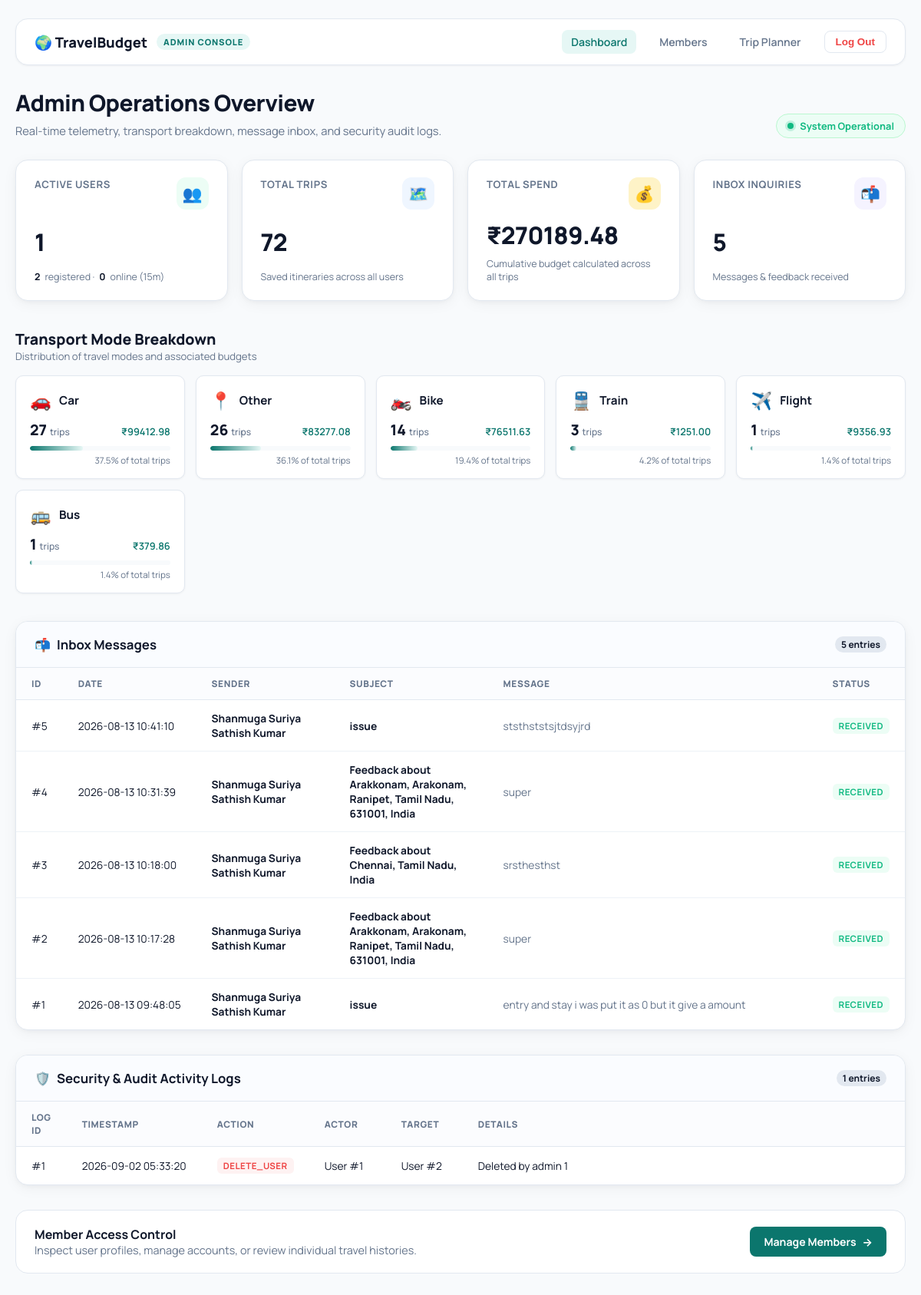
The page /admin/dashboard (signed in) on the database its author committed.
### tables this page shows
CREATE TABLE inbox_entries (
                id INTEGER PRIMARY KEY AUTOINCREMENT,
                user_id INTEGER,
                name TEXT,
                email TEXT,
                subject TEXT,
                message TEXT,
                created_at TEXT DEFAULT CURRENT_TIMESTAMP
            );

CREATE TABLE audit_logs (
            id INTEGER PRIMARY KEY AUTOINCREMENT,
            actor_user_id INTEGER,
            action TEXT,
            target_user_id INTEGER,
            details TEXT,
            created_at TEXT DEFAULT CURRENT_TIMESTAMP
        );

### app.py (the view)
@app.route('/admin/dashboard')
@login_required
@require_admin
def admin_dashboard():
    conn = get_db()
    try:
        total_users = conn.execute("SELECT COUNT(*) FROM users").fetchone()[0]
        active_users = conn.execute("SELECT COUNT(*) FROM users WHERE is_active=1").fetchone()[0]
        online_users = conn.execute("SELECT COUNT(*) FROM users WHERE last_seen > datetime('now','-15 minutes')").fetchone()[0]
    except Exception:
        total_users = active_users = online_users = 0
    try:
        total_trips = conn.execute("SELECT COUNT(*) FROM trips").fetchone()[0]
        total_spend_row = conn.execute("SELECT COALESCE(SUM(total_budget), 0) FROM trips").fetchone()[0]
        total_spend = round(float(total_spend_row), 2) if total_spend_row else 0.0
    except Exception:
        total_trips = 0
        total_spend = 0.0
    transport_breakdown = []
    try:
        rows = conn.execute("""
            SELECT COALESCE(NULLIF(transport_mode, ''), 'other') as mode,
                   COUNT(*) as count,
                   COALESCE(SUM(total_budget), 0) as spend
            FROM trips
            GROUP BY mode
            ORDER BY count DESC
        """).fetchall()
        grand_trips = sum(r["count"] for r in rows) or 1
        mode_icons = {
            "car": "🚗",
            "bike": "🏍️",
            "bus": "🚌",
            "train": "🚆",
            "flight": "✈️",
            "walk": "🚶",
            "other": "📍",
        }
        transport_breakdown = [
            {
                "mode": r["mode"],
                "label": r["mode"].capitalize(),
                "icon": mode_icons.get(r["mode"].lower(), "📍"),
                "count": r["count"],
                "spend": round(float(r["spend"]), 2),
                "percentage": round((r["count"] / grand_trips) * 100, 1),
            }
            for r in rows
        ]
    except Exception:
        transport_breakdown = []
    recent_audits = []
    try:
        rows = conn.execute("""
            SELECT id, actor_user_id, action, target_user_id, details, created_at
            FROM audit_logs
            ORDER BY id DESC
            LIMIT 15
        """).fetchall()
        recent_audits = [dict(r) for r in rows]
    except Exception:
        recent_audits = []
    feedback_count = 0
    inbox_entries = []
    try:
        feedback_count = conn.execute("SELECT COUNT(*) FROM inbox_entries").fetchone()[0]
        fb_rows = conn.execute("""
            SELECT id, user_id, name, email, subject, message, created_at
            FROM inbox_entries
            ORDER BY id DESC
            LIMIT 25
        """).fetchall()
        inbox_entries = [dict(r) for r in fb_rows]
    except Exception:
        feedback_count = 0
        inbox_entries = []
    conn.close()
    return render_template(
        'admin_dashboard.html',
        total_users=total_users,
        active_users=active_users,
        online_users=online_users,
        total_trips=total_trips,
        total_spend=total_spend,
        transport_breakdown=transport_breakdown,
        recent_audits=recent_audits,
        feedback_count=feedback_count,
        inbox_entries=inbox_entries,
    )

### app.py (called while the page is built)
def get_db():
    conn = sqlite3.connect("travel_budget.db")
    conn.row_factory = sqlite3.Row
    return conn

@app.before_request
def update_last_seen():
    user_id = session.get('user_id')
    if user_id:
        try:
            conn = get_db()
            conn.execute('UPDATE users SET last_seen = CURRENT_TIMESTAMP WHERE id = ?', (user_id,))
            conn.commit()
            conn.close()
        except Exception:
            pass

@app.context_processor
def inject_user():
    is_admin = False
    logged_in = 'user_id' in session
    user_name = session.get('user_name')
    if logged_in:
        try:
            conn = get_db()
            row = conn.execute('SELECT is_admin FROM users WHERE id=?', (session['user_id'],)).fetchone()
            conn.close()
            is_admin = False
            if row:
                try:
                    is_admin = bool(row['is_admin'])
                except Exception:
                    is_admin = False
        except Exception:
            is_admin = False
    return dict(is_admin=is_admin, logged_in=logged_in, user_name=user_name)

def login_required(view):
    @wraps(view)
    def wrapped_view(*args, **kwargs):
        if "user_id" not in session:
            return redirect(url_for("login", next=request.path))
        return view(*args, **kwargs)
    return wrapped_view

def require_admin(view):
    @wraps(view)
    def wrapped_admin(*args, **kwargs):
        if "user_id" not in session:
            return redirect(url_for("login", next=request.path))
        conn = get_db()
        user = conn.execute("SELECT is_admin FROM users WHERE id=?", (session["user_id"],)).fetchone()
        conn.close()
        is_admin = False
        if not user:
            return Response("Forbidden", status=403)
        try:
            is_admin = bool(user['is_admin'])
        except Exception:
            is_admin = False
        if not is_admin:
            return Response("Forbidden", status=403)
        return view(*args, **kwargs)
    return wrapped_admin

### templates/admin_dashboard.html (shortened to what this page needs)
<!doctype html>
<html lang="en">
<head>
  <link rel="stylesheet" href="{{ url_for('static', filename='style.css') }}">
  <link rel="stylesheet" href="{{ url_for('static', filename='admin.css') }}">
</head>
<body>
  <div class="admin-shell">
    <header class="admin-navbar">
      <div class="brand-wrap">
        <a href="/" class="brand-link">🌍 TravelBudget</a>
        <span class="admin-badge-pill">Admin Console</span>
      </div>
      <nav class="nav-links">
        <a href="/admin/dashboard" class="nav-link active">Dashboard</a>
        <a href="/admin/members" class="nav-link">Members</a>
        <a href="/planner" class="nav-link">Trip Planner</a>
        <form id="logout-form" action="/logout" method="post" style="display:inline; margin:0;">
          <button type="submit" class="logout-btn-nav">Log Out</button>
        </form>
      </nav>
    </header>
    <section class="admin-header">
      <div>
        <h1>Admin Operations Overview</h1>
        <p>Real-time telemetry, transport breakdown, message inbox, and security audit logs.</p>
      </div>
      <div class="status-pill">
        <span class="status-dot"></span>
        <span>System Operational</span>
      </div>
    </section>
    <section class="dashboard-section">
      <div class="kpi-grid">
        <div class="kpi-card">
          <div class="kpi-top">
            <p class="kpi-label">Active Users</p>
            <div class="kpi-icon" style="background:#ecfdf5; color:#10b981;">👥</div>
          </div>
          <div class="kpi-value">{{ active_users }}</div>
          <p class="kpi-meta"><strong>{{ total_users }}</strong> registered · <strong>{{ online_users }}</strong> online (15m)</p>
        </div>
        <div class="kpi-card">
          <div class="kpi-top">
            <p class="kpi-label">Total Trips</p>
            <div class="kpi-icon" style="background:#eff6ff; color:#3b82f6;">🗺️</div>
          </div>
          <div class="kpi-value">{{ total_trips }}</div>
          <p class="kpi-meta">Saved itineraries across all users</p>
        </div>
        <div class="kpi-card">
          <div class="kpi-top">
            <p class="kpi-label">Total Spend</p>
            <div class="kpi-icon" style="background:#fef3c7; color:#d97706;">💰</div>
          </div>
          <div class="kpi-value">₹{{ '%.2f'|format(total_spend) }}</div>
          <p class="kpi-meta">Cumulative budget calculated across all trips</p>
        </div>
        <div class="kpi-card">
          <div class="kpi-top">
            <p class="kpi-label">Inbox Inquiries</p>
            <div class="kpi-icon" style="background:#f5f3ff; color:#8b5cf6;">📬</div>
          </div>
          <div class="kpi-value">{{ feedback_count }}</div>
          <p class="kpi-meta">Messages & feedback received</p>
        </div>
      </div>
    </section>
    <section class="dashboard-section">
      <div class="section-head">
        <div>
          <h2>Transport Mode Breakdown</h2>
          <p>Distribution of travel modes and associated budgets</p>
        </div>
      </div>
      {% if transport_breakdown %}
      <div class="transport-grid">
        {% for item in transport_breakdown %}
        <div class="transport-card">
          <div class="transport-head">
            <span class="transport-icon">{{ item.icon }}</span>
            <span class="transport-title">{{ item.label }}</span>
          </div>
          <div class="transport-stats">
            <span class="transport-count">{{ item.count }} <small style="font-size:0.75rem; color:var(--text-muted); font-weight:500;">trips</small></span>
            <span class="transport-spend">₹{{ '%.2f'|format(item.spend) }}</span>
          </div>
          <div class="transport-bar-bg">
            <div class="transport-bar-fill" style="width: {{ item.percentage }}%;"></div>
          </div>
          <div class="transport-pct">{{ item.percentage }}% of total trips</div>
        </div>
        {% endfor %}
      </div>
      {% endif %}
    </section>
    <div class="tables-grid">
      <section class="dashboard-section" style="margin-bottom:0;">
        <div class="table-card">
          <div class="table-card-head">
            <h3><span>📬</span> Inbox Messages</h3>
            <span class="count-pill">{{ inbox_entries|length }} entries</span>
          </div>
          {% if inbox_entries %}
          <div class="table-responsive">
            <table class="modern-table">
              <thead>
                <tr>
                  <th style="width: 60px;">ID</th>
                  <th style="width: 150px;">Date</th>
                  <th style="width: 180px;">Sender</th>
                  <th style="width: 200px;">Subject</th>
                  <th>Message</th>
                  <th style="width: 90px;">Status</th>
                </tr>
              </thead>
              <tbody>
                {% for entry in inbox_entries %}
                <tr>
                  <td>#{{ entry.id }}</td>
                  <td class="date-text">{{ entry.created_at }}</td>
                  <td>
                    <strong>{{ entry.name or 'Anonymous User' }}</strong>
                  </td>
                  <td><strong>{{ entry.subject or 'Trip Feedback' }}</strong></td>
                  <td><div class="message-preview" title="{{ entry.message }}">{{ entry.message }}</div></td>
                  <td><span class="badge badge-success">Received</span></td>
                </tr>
                {% endfor %}
              </tbody>
            </table>
          </div>
          {% else %}
          <div class="empty-state">
            <div class="empty-state-icon">📭</div>
            <p>Your inbox is empty. No user feedback messages received yet.</p>
          </div>
          {% endif %}
        </div>
      </section>
      <section class="dashboard-section" style="margin-bottom:0;">
        <div class="table-card">
          <div class="table-card-head">
            <h3><span>🛡️</span> Security & Audit Activity Logs</h3>
            <span class="count-pill">{{ recent_audits|length }} entries</span>
          </div>
          {% if recent_audits %}
          <div class="table-responsive">
            <table class="modern-table">
              <thead>
                <tr>
                  <th style="width: 60px;">Log ID</th>
                  <th style="width: 160px;">Timestamp</th>
                  <th style="width: 140px;">Action</th>
                  <th style="width: 100px;">Actor</th>
                  <th style="width: 100px;">Target</th>
                  <th>Details</th>
                </tr>
              </thead>
              <tbody>
                {% for log in recent_audits %}
                <tr>
                  <td>#{{ log.id }}</td>
                  <td class="date-text">{{ log.created_at }}</td>
                  <td>
                    {% if 'delete' in (log.action|lower) %}
                    <span class="badge badge-danger">{{ log.action }}</span>
                    {% elif 'create' in (log.action|lower) %}
                    <span class="badge badge-success">{{ log.action }}</span>
                    {% else %}
                    <span class="badge badge-info">{{ log.action }}</span>
                    {% endif %}
                  </td>
                  <td>User #{{ log.actor_user_id }}</td>
                  <td>{% if log.target_user_id %}User #{{ log.target_user_id }}{% else %}—{% endif %}</td>
                  <td>{{ log.details }}</td>
                </tr>
                {% endfor %}
              </tbody>
            </table>
          </div>
          {% else %}
          <div class="empty-state">
            <div class="empty-state-icon">📋</div>
            <p>No recent administrative audit activity recorded.</p>
          </div>
          {% endif %}
        </div>
      </section>
    </div>
    <section class="actions-card">
      <div>
        <strong>Member Access Control</strong>
        <p>Inspect user profiles, manage accounts, or review individual travel histories.</p>
      </div>
      <a href="{{ url_for('admin_members') }}" class="btn-admin">
        <span>Manage Members</span>
        <span>→</span>
      </a>
    </section>
  </div>
</body>
</html>

### static/style.css (style rules this page uses)
* { margin: 0; padding: 0; box-sizing: border-box; }
body { font-family: 'Segoe UI', Tahoma, sans-serif; background: linear-gradient(135deg, #667eea, #764ba2); min-height: 100vh; padding: 30px; color: #2c3e50; }
h1 { color: #2c3e50; }
button { padding: 14px 24px; background: #4f46e5; color: white; border: none; border-radius: 10px; cursor: pointer; font-size: 15px; font-weight: 600; }

### rows shown on the page
inbox_entries: id "5", created_at "2026-08-13 10:41:10", name "Shanmuga Suriya Sathish Kumar", subject "issue", message "ststhststsjtdsyjrd"
inbox_entries: id "4", created_at "2026-08-13 10:31:39", name "Shanmuga Suriya Sathish Kumar", subject "Feedback about Arakkonam, Arakonam, Ranipet, Tamil Nadu, 631001, India", message "super"
inbox_entries: id "3", created_at "2026-08-13 10:18:00", name "Shanmuga Suriya Sathish Kumar", subject "Feedback about Chennai, Tamil Nadu, India", message "srsthesthst"
inbox_entries: id "2", created_at "2026-08-13 10:17:28", name "Shanmuga Suriya Sathish Kumar", subject "Feedback about Arakkonam, Arakonam, Ranipet, Tamil Nadu, 631001, India", message "super"
inbox_entries: id "1", created_at "2026-08-13 09:48:05", name "Shanmuga Suriya Sathish Kumar", subject "issue", message "entry and stay i was put it as 0 but it give a amount"
audit_logs: id "1", created_at "2026-09-02 05:33:20", action "DELETE_USER", actor_user_id "1", target_user_id "2", details "Deleted by admin 1"

### other values the page prints
{{ active_users }} "1"
{{ total_users }} "2"
{{ online_users }} "0"
{{ total_trips }} "72"
{{ '%.2f'|format(total_spend) }} "270189.48"
{{ feedback_count }} "5"
{{ item.icon }} "🚗" "📍" "🏍️" "🚆" "✈️" "🚌"
{{ item.label }} "Car" "Other" "Bike" "Train" "Flight" "Bus"
{{ item.count }} "27" "26" "14" "3" "1" "1"
{{ '%.2f'|format(item.spend) }} "99412.98" "83277.08" "76511.63" "1251.00" "9356.93" "379.86"
{{ item.percentage }} "37.5" "36.1" "19.4" "4.2" "1.4" "1.4"
{{ inbox_entries|length }} "5"
{{ recent_audits|length }} "1"
